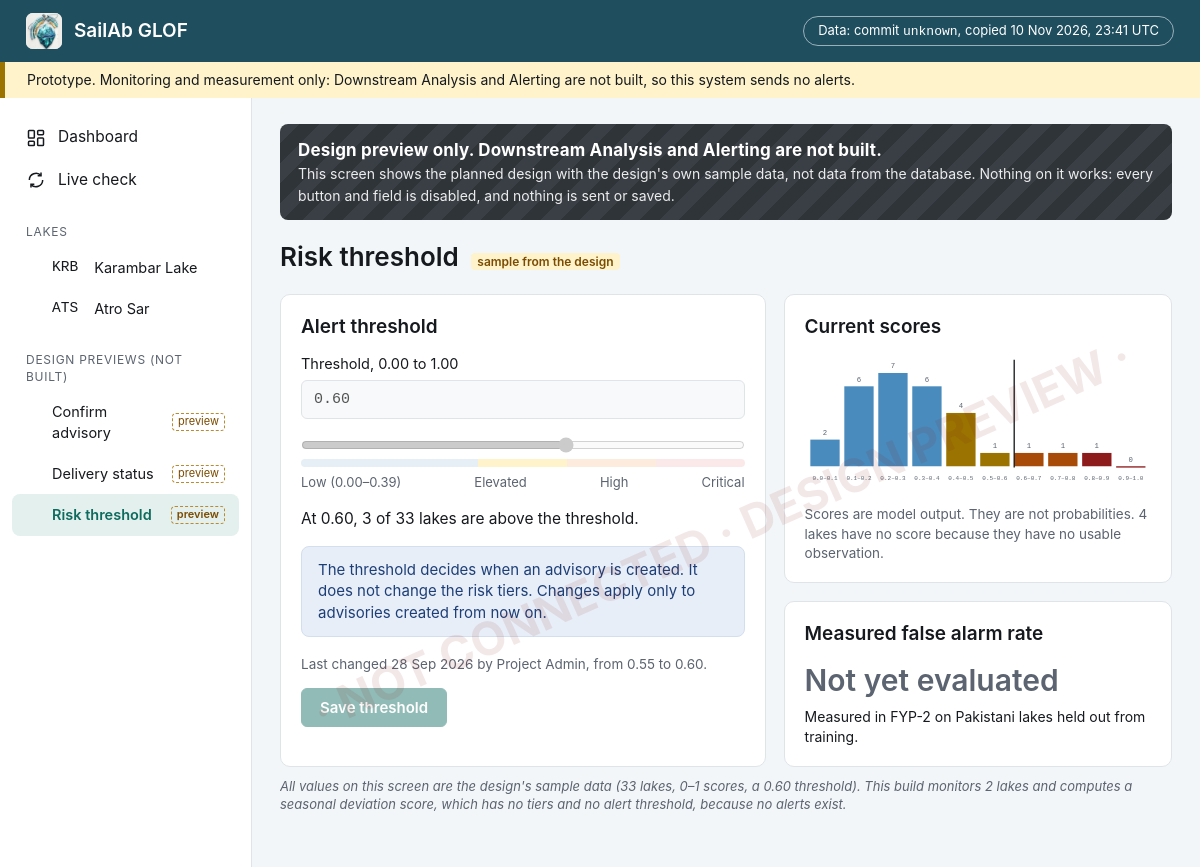
The page /preview/risk-threshold on the database its author committed.
### tables this page shows
CREATE TABLE lake (
    id INTEGER PRIMARY KEY,
    code TEXT NOT NULL UNIQUE,
    name TEXT NOT NULL,
    centre_lon REAL NOT NULL,
    centre_lat REAL NOT NULL,
    boundary_radius_m REAL NOT NULL,
    growth_distance_limit_m REAL NOT NULL DEFAULT 2500
);

### webapp/main.py (the view)
    @app.get("/preview/{name}", response_class=HTMLResponse)
    def preview_page(request: Request, name: str) -> HTMLResponse:
        if name not in previews:
            raise HTTPException(status_code=404, detail=f"no design preview called {name!r}")
        template, nav = previews[name]
        return render(request, template, nav, {})

### webapp/templates/preview_risk_threshold.html (shortened to what this page needs)
{% extends "preview_base.html" %}
{% set why = "Not built: the 0-1 risk score and alert threshold belong to the trained model and Alerting, which are not part of this build." %}
{% block preview %}
<h1>Risk threshold <span class="sample">sample from the design</span></h1>
<div class="grid two mt">
  <section class="card">
    <h2>Alert threshold</h2>
    <label style="font-size:14.5px">Threshold, 0.00 to 1.00
      <input type="text" value="0.60" disabled title="{{ why }}"
             style="display:block;width:100%;margin-top:6px;padding:10px 12px;border:1px solid var(--border);border-radius:6px;font:15px var(--mono);background:#f7f9fa">
    </label>
    <input type="range" min="0" max="1" step="0.01" value="0.60" disabled title="{{ why }}" style="width:100%;margin:18px 0 6px">
    <div style="display:flex;height:8px;border-radius:4px;overflow:hidden">
      <span style="flex:40;background:#e6eff6"></span><span style="flex:20;background:#fff3cc"></span>
      <span style="flex:20;background:#fdebdd"></span><span style="flex:20;background:#fbe9e9"></span></div>
    <div style="display:flex;justify-content:space-between;font-size:13px;color:var(--muted);margin-top:6px">
      <span>Low (0.00–0.39)</span><span>Elevated</span><span>High</span><span>Critical</span></div>
    <p style="font-size:15.5px">At 0.60, 3 of 33 lakes are above the threshold.</p>
    <div class="banner info">The threshold decides when an advisory is created. It does not change the risk tiers.
      Changes apply only to advisories created from now on.</div>
    <p style="color:var(--muted);font-size:13.5px">Last changed 28 Sep 2026 by Project Admin, from 0.55 to 0.60.</p>
    <button type="button" class="btn primary" disabled title="{{ why }}">Save threshold</button>
  </section>
  <div class="grid" style="align-content:start">
    <section class="card">
      <h2>Current scores</h2>
      {% set counts = [2, 6, 7, 6, 4, 1, 1, 1, 1, 0] %}
      <svg viewBox="0 0 520 200" style="width:100%" role="img" aria-label="sample score histogram from the design">
        {% for n in counts %}
        {% set colour = "#4a8bbd" if loop.index0 < 4 else ("#9a7300" if loop.index0 < 6 else ("#a84a08" if loop.index0 < 8 else "#8e1b1b")) %}
        <rect x="{{ 8 + loop.index0 * 51 }}" y="{{ 170 - n * 20 }}" width="44" height="{{ n * 20 if n else 2 }}" fill="{{ colour }}"/>
        <text x="{{ 30 + loop.index0 * 51 }}" y="{{ 163 - n * 20 }}" text-anchor="middle" class="axis">{{ n }}</text>
        <text x="{{ 30 + loop.index0 * 51 }}" y="190" text-anchor="middle" class="axis" style="font-size:9px">{{ "%.1f" | format(loop.index0 / 10) }}–{{ "%.1f" | format((loop.index0 + 1) / 10) }}</text>
        {% endfor %}
        <line x1="314" x2="314" y1="10" y2="172" stroke="#16191d" stroke-width="2"/>
      </svg>
      <p style="color:var(--muted);font-size:13.5px;margin-bottom:0">Scores are model output. They are not probabilities.
        4 lakes have no score because they have no usable observation.</p>
    </section>
    <section class="card">
      <h2>Measured false alarm rate</h2>
      <p style="font-size:30px;font-weight:600;color:var(--muted);margin:4px 0">Not yet evaluated</p>
      <p style="font-size:14px;margin:0">Measured in FYP-2 on Pakistani lakes held out from training.</p>
    </section>
  </div>
</div>
<p class="footnote">All values on this screen are the design's sample data (33 lakes, 0–1 scores, a 0.60 threshold). This build monitors 2 lakes and computes a
  seasonal deviation score, which has no tiers and no alert threshold, because no alerts exist.</p>
{% endblock %}

### webapp/templates/base.html (shortened to what this page needs)
<!doctype html>
<html lang="en">
<head>
  <link rel="stylesheet" href="/static/style.css">
</head>
<body>
  <header class="topbar">
    <a class="brand" href="/"><img src="/static/logo_mark.png" alt="">SailAb GLOF</a>
    <a class="provenance" href="/api/provenance" title="Which published database state these pages show">
      Data: commit <span class="mono">{{ provenance.git_commit or "unknown" }}</span>, copied {{ provenance.copied_at | utc_time }}
    </a>
  </header>
  <div class="banner-top">
    Prototype. Monitoring and measurement only: Downstream Analysis and Alerting are not built, so this system sends no alerts.
  </div>
  <div class="layout">
    <nav class="sidebar">
      <a href="/" class="{{ 'active' if nav == 'dashboard' }}">
        <svg viewBox="0 0 24 24" fill="none" stroke="currentColor" stroke-width="1.8"><rect x="3" y="3" width="7" height="9" rx="1"/><rect x="14" y="3" width="7" height="5" rx="1"/><rect x="14" y="12" width="7" height="9" rx="1"/><rect x="3" y="16" width="7" height="5" rx="1"/></svg>
        Dashboard</a>
      <a href="/live" class="{{ 'active' if nav == 'live' }}">
        <svg viewBox="0 0 24 24" fill="none" stroke="currentColor" stroke-width="1.8"><path d="M4 12a8 8 0 0 1 14-5.3M20 12a8 8 0 0 1-14 5.3"/><path d="M18 3v4h-4M6 21v-4h4"/></svg>
        Live check</a>
      <div class="section">Lakes</div>
      {% for l in nav_lakes %}
      <a href="/lakes/{{ l.code }}" class="sub {{ 'active' if nav == l.code }}"><span class="mono">{{ l.code }}</span>&nbsp;{{ l.name }}</a>
      {% endfor %}
      <div class="section">Design previews (not built)</div>
      <a href="/preview/confirm-advisory" class="sub preview-link {{ 'active' if nav == 'p-confirm' }}">Confirm advisory</a>
      <a href="/preview/delivery-status" class="sub preview-link {{ 'active' if nav == 'p-delivery' }}">Delivery status</a>
      <a href="/preview/risk-threshold" class="sub preview-link {{ 'active' if nav == 'p-threshold' }}">Risk threshold</a>
    </nav>
    <main>{% block main %}{% endblock %}</main>
  </div>
</body>
</html>

### webapp/static/style.css (style rules this page uses)
:root { --header: #1f4e5f; --primary: #0e6b5e; --primary-soft: #e3f0ed; --page: #f3f6f8; --card: #ffffff; --border: #dfe4e9; --text: #16191d; --muted: #5b6470; --banner: #fff3cc; --banner-stripe: #9a7300; --info: #e8eef7; --info-text: #1d3f78; --warn: #fff3cc; --warn-text: #6b5000; --error: #fbe9e9; --error-text: #8e1b1b; --optical: #1e4e8c; --chip: #eef1f4; --mono: "IBM Plex Mono", "JetBrains Mono", ui-monospace, "SFMono-Regular", Menlo, Consolas, monospace; }
* { box-sizing: border-box; }
html, body { margin: 0; }
body { background: var(--page); color: var(--text); font: 15px/1.45 Inter, "Segoe UI", system-ui, -apple-system, Roboto, Arial, sans-serif; }
a { color: var(--primary); text-decoration: none; }
.mono { font-family: var(--mono); }
.topbar { background: var(--header); color: #fff; height: 62px; display: flex; align-items: center; padding: 0 26px; gap: 12px; }
.topbar .brand { display: flex; align-items: center; gap: 12px; color: #fff; font-weight: 600; font-size: 19px; }
.topbar .brand img { width: 36px; height: 36px; border-radius: 7px; background: #fff; }
.provenance { border: 1px solid rgba(255,255,255,.55); border-radius: 999px; padding: 4px 14px; font-size: 13px; color: #fff; }
.banner-top { background: var(--banner); border-left: 5px solid var(--banner-stripe); padding: 8px 22px; font-size: 14px; }
.layout { display: grid; grid-template-columns: 252px 1fr; min-height: calc(100vh - 100px); }
.sidebar { background: #fff; border-right: 1px solid var(--border); padding: 18px 12px; }
.sidebar a { display: flex; align-items: center; gap: 12px; padding: 10px 14px; border-radius: 8px; color: var(--text); font-size: 15.5px; }
.sidebar a.active { background: var(--primary-soft); color: var(--primary); font-weight: 600; }
.sidebar .section { margin: 22px 14px 6px; font-size: 12px; letter-spacing: .06em; color: var(--muted); text-transform: uppercase; }
.sidebar .sub { padding-left: 40px; font-size: 14.5px; }
.sidebar svg { width: 20px; height: 20px; flex: none; }
main { padding: 26px 28px 40px; min-width: 0; }
h1 { font-size: 26px; font-weight: 600; margin: 0 0 4px; }
h2 { font-size: 19px; font-weight: 600; margin: 0 0 12px; }
.card { background: var(--card); border: 1px solid var(--border); border-radius: 10px; padding: 18px 20px; }
.grid { display: grid; gap: 18px; }
.two { grid-template-columns: minmax(0, 1.25fr) minmax(0, 1fr); }
.mt { margin-top: 18px; }
.banner { border-radius: 8px; padding: 12px 16px; display: flex; gap: 12px; align-items: flex-start; margin-bottom: 18px; font-size: 15px; }
.banner.info { background: var(--info); color: var(--info-text); border: 1px solid #d3deee; }
svg .axis { font: 11px var(--mono); fill: #5b6470; }
.footnote { font-size: 13px; color: var(--muted); font-style: italic; margin-top: 10px; }
.preview-link::after { content: "preview"; margin-left: auto; font-size: 11px; color: #7a4b00; border: 1px dashed #b98a2e; border-radius: 4px; padding: 0 5px; }
.preview-body button, .preview-body input, .preview-body select, .preview-body textarea { cursor: not-allowed; }
.preview-body .sample { font-size: 12px; color: #7a4b00; background: #fff3cc; border-radius: 4px; padding: 1px 6px; margin-left: 6px; }
.btn { font: 600 15px Inter, system-ui, sans-serif; border-radius: 6px; padding: 9px 18px; border: 1px solid var(--border); background: #fff; color: var(--text); }
.btn.primary { background: var(--primary); border-color: var(--primary); color: #fff; }
.btn[disabled] { opacity: .45; }

### rows shown on the page
lake: code "KRB", name "Karambar Lake"
lake: code "ATS", name "Atro Sar"

### other values the page prints
{{ provenance.git_commit or "unknown" }} "unknown"
{{ provenance.copied_at | utc_time }} "10 Nov 2026, 23:41 UTC"
{{ n }} "2" "6" "7" "6" "4" "1" "1" "1" "1" "0"
{{ "%.1f" | format(loop.index0 / 10) }} "0.0" "0.1" "0.2" "0.3" "0.4" "0.5" "0.6" "0.7" "0.8" "0.9"
{{ "%.1f" | format((loop.index0 + 1) / 10) }} "0.1" "0.2" "0.3" "0.4" "0.5" "0.6" "0.7" "0.8" "0.9" "1.0"
